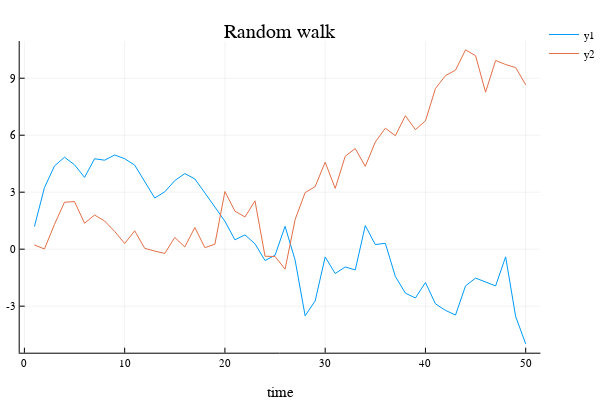

Notebook cell for this chart:
### Markdown cell above
```
gr()
@gif for i in 1:20
    Plots.plot(x -> sin(x) / (.2i), 0, i, xlim=(0, 20), ylim=(-.75, .75))
    scatter!(x -> cos(x) * .01 * i, 0, i, m=1)
end;
```
produces following animation.

<img src="./tmp.gif" />

### Code cell
# Pkg.add("PlotlyJS")
plotlyjs()  # change backend to PlotlyJS
Plots.plot(x, title="Random walk", xlab="time")

### Figure 1 — Plotly figure (JSON) as saved in the notebook; plotly's stock layout.template omitted (floating-point values rounded to 4 significant figures)
{"data": [{"colorbar": {"title": ""}, "legendgroup": "y1", "line": {"color": "rgba(0, 154, 250, 1.000)", "dash": "solid", "shape": "linear", "width": 1}, "mode": "lines", "name": "y1", "showlegend": true, "type": "scatter", "x": [1, 2, 3, 4, 5, 6, 7, 8, 9, 10, 11, 12, 13, 14, 15, 16, 17, 18, 19, 20, 21, 22, 23, 24, 25, 26, 27, 28, 29, 30, 31, 32, 33, 34, 35, 36, 37, 38, 39, 40, 41, 42, 43, 44, 45, 46, 47, 48, 49, 50], "xaxis": "x1", "y": [1.19, 3.238, 4.381, 4.841, 4.444, 3.779, 4.76, 4.685, 4.958, 4.764, 4.425, 3.581, 2.692, 3.019, 3.612, 3.98, 3.699, 2.964, 2.246, 1.471, 0.4916, 0.752, 0.2835, -0.5974, -0.3197, 1.204, -0.5735, -3.507, -2.724, -0.4107, -1.282, -0.936, -1.092, 1.241, 0.2428, 0.3097, -1.434, -2.315, -2.569, -1.755, -2.88, -3.224, -3.466, -1.934, -1.521, -1.749, -1.934, -0.4027, -3.546, -4.986], "yaxis": "y1", "zmax": null, "zmin": null}, {"colorbar": {"title": ""}, "legendgroup": "y2", "line": {"color": "rgba(227, 111, 71, 1.000)", "dash": "solid", "shape": "linear", "width": 1}, "mode": "lines", "name": "y2", "showlegend": true, "type": "scatter", "x": [1, 2, 3, 4, 5, 6, 7, 8, 9, 10, 11, 12, 13, 14, 15, 16, 17, 18, 19, 20, 21, 22, 23, 24, 25, 26, 27, 28, 29, 30, 31, 32, 33, 34, 35, 36, 37, 38, 39, 40, 41, 42, 43, 44, 45, 46, 47, 48, 49, 50], "xaxis": "x1", "y": [0.2187, 0.01143, 1.304, 2.474, 2.504, 1.364, 1.799, 1.485, 0.9358, 0.2999, 0.9657, 0.0454, -0.101, -0.2233, 0.6184, 0.1155, 1.141, 0.08217, 0.2606, 3.034, 2.001, 1.696, 2.545, -0.3702, -0.3855, -1.052, 1.556, 2.977, 3.295, 4.58, 3.199, 4.892, 5.297, 4.36, 5.642, 6.369, 5.972, 7.028, 6.294, 6.753, 8.459, 9.138, 9.425, 10.49, 10.19, 8.266, 9.935, 9.722, 9.558, 8.655], "yaxis": "y1", "zmax": null, "zmin": null}], "layout": {"annotations": [{"font": {"color": "rgba(0, 0, 0, 1.000)", "family": "sans-serif", "size": 20}, "rotation": 0, "showarrow": false, "text": "Random walk", "x": 0.5148, "xanchor": "center", "xref": "paper", "y": 1, "yanchor": "top", "yref": "paper"}], "height": 400, "legend": {"bgcolor": "rgba(255, 255, 255, 1.000)", "bordercolor": "rgba(0, 0, 0, 1.000)", "font": {"color": "rgba(0, 0, 0, 1.000)", "family": "sans-serif", "size": 11}, "tracegroupgap": 0, "x": 1, "y": 1}, "margin": {"b": 20, "l": 0, "r": 0, "t": 20}, "paper_bgcolor": "rgba(255, 255, 255, 1.000)", "plot_bgcolor": "rgba(255, 255, 255, 1.000)", "showlegend": true, "width": 600, "xaxis": {"anchor": "y1", "domain": [0.03619, 0.9934], "gridcolor": "rgba(0, 0, 0, 0.100)", "gridwidth": 0.5, "linecolor": "rgba(0, 0, 0, 1.000)", "mirror": false, "range": [-0.47, 51.47], "showgrid": true, "showline": true, "showticklabels": true, "tickangle": 0, "tickcolor": "rgb(0, 0, 0)", "tickfont": {"color": "rgba(0, 0, 0, 1.000)", "family": "sans-serif", "size": 11}, "tickmode": "array", "ticks": "inside", "ticktext": ["0", "10", "20", "30", "40", "50"], "tickvals": [0, 10, 20, 30, 40, 50], "title": "time", "titlefont": {"color": "rgba(0, 0, 0, 1.000)", "family": "sans-serif", "size": 15}, "type": "-", "visible": true, "zeroline": false, "zerolinecolor": "rgba(0, 0, 0, 1.000)"}, "yaxis": {"anchor": "x1", "domain": [0.07581, 0.9415], "gridcolor": "rgba(0, 0, 0, 0.100)", "gridwidth": 0.5, "linecolor": "rgba(0, 0, 0, 1.000)", "mirror": false, "range": [-5.45, 10.96], "showgrid": true, "showline": true, "showticklabels": true, "tickangle": 0, "tickcolor": "rgb(0, 0, 0)", "tickfont": {"color": "rgba(0, 0, 0, 1.000)", "family": "sans-serif", "size": 11}, "tickmode": "array", "ticks": "inside", "ticktext": ["-3", "0", "3", "6", "9"], "tickvals": [-3, 0, 3, 6, 9], "title": "", "titlefont": {"color": "rgba(0, 0, 0, 1.000)", "family": "sans-serif", "size": 15}, "type": "-", "visible": true, "zeroline": false, "zerolinecolor": "rgba(0, 0, 0, 1.000)"}}}
